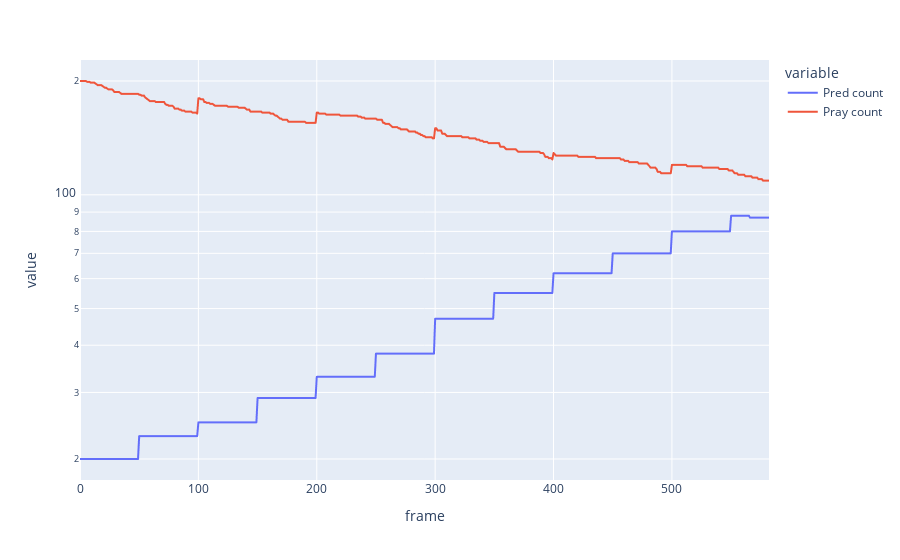

Notebook cell for this chart:
### Code cell
import polars as pl
import os
import plotly.express as px

df = pl.read_csv("data.csv")

df.groupby(["frame", "kind"], maintain_order=True).count()

clean = df.groupby("frame", maintain_order=True).agg(
    [
        pl.col("kind").filter(pl.col("kind") == "Pred").count().alias("Pred count"),
        pl.col("kind").filter(pl.col("kind") == "Pray").count().alias("Pray count"),
    ]
)

file_name = "Population.csv"

if not os.path.exists(file_name):
    with open(file_name, "w"):
        pass

clean.write_csv(file_name, separator=",")

px.line(clean.to_pandas(), x="frame", y=["Pred count", "Pray count"], log_y = True)

### Figure 1 — Plotly figure (JSON) as saved in the notebook; plotly's stock layout.template omitted (floating-point values rounded to 4 significant figures; data arrays with more than 128 entries replaced by an {"elided": "..."} marker saying what was removed)
{"data": [{"hovertemplate": "variable=Pred count<br>frame=%{x}<br>value=%{y}<extra></extra>", "legendgroup": "Pred count", "line": {"color": "#636efa", "dash": "solid"}, "marker": {"symbol": "circle"}, "mode": "lines", "name": "Pred count", "showlegend": true, "type": "scattergl", "x": {"elided": "583 int values"}, "xaxis": "x", "y": {"elided": "583 int values"}, "yaxis": "y"}, {"hovertemplate": "variable=Pray count<br>frame=%{x}<br>value=%{y}<extra></extra>", "legendgroup": "Pray count", "line": {"color": "#EF553B", "dash": "solid"}, "marker": {"symbol": "circle"}, "mode": "lines", "name": "Pray count", "showlegend": true, "type": "scattergl", "x": {"elided": "583 int values"}, "xaxis": "x", "y": {"elided": "583 int values"}, "yaxis": "y"}], "layout": {"autosize": true, "legend": {"title": {"text": "variable"}, "tracegroupgap": 0}, "margin": {"t": 60}, "xaxis": {"anchor": "y", "autorange": true, "domain": [0, 1], "range": [0, 582], "title": {"text": "frame"}, "type": "linear"}, "yaxis": {"anchor": "x", "autorange": true, "domain": [0, 1], "range": [1.245, 2.357], "title": {"text": "value"}, "type": "log"}}}
